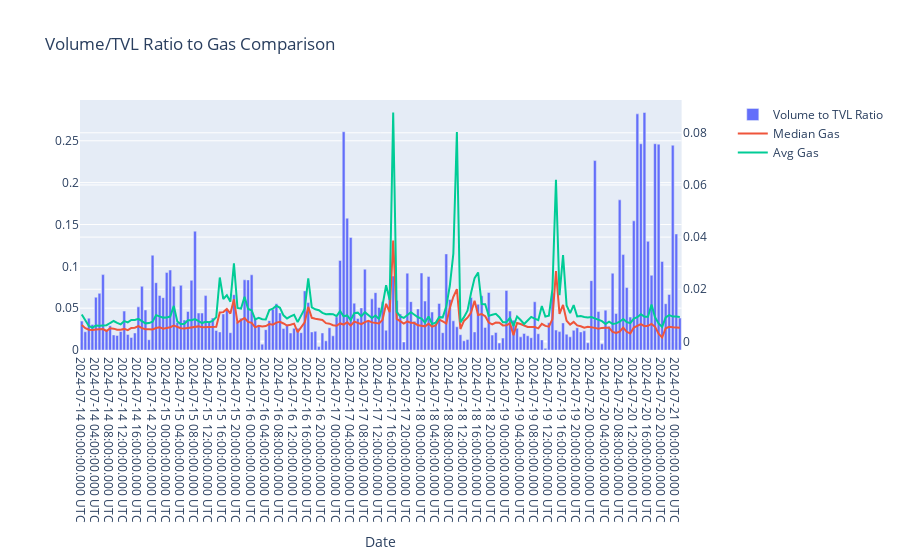

Notebook code for this chart:
### Code cell
weth_zro_gas_to_vtt_fig = make_subplots(specs=[[{"secondary_y": True}]])


weth_zro_gas_to_vtt_fig.add_trace(
    go.Bar(
        x=weth_zro_30['day'],
        y=weth_zro_30['arbitrum_volume_to_tvl'],
        name='Volume to TVL Ratio'
    ),
    secondary_y=False
)

weth_zro_gas_to_vtt_fig.add_trace(
    go.Scatter(
        x=weth_zro_30['day'],
        y=weth_zro_30['arbitrum_median_gas_usd'],
        name='Median Gas',
        mode='lines'
    ),
    secondary_y=True
)

weth_zro_gas_to_vtt_fig.add_trace(
    go.Scatter(
        x=weth_zro_30['day'],
        y=weth_zro_30['arbitrum_gas_usd_per_tx'],
        name='Avg Gas',
        mode='lines'
    ),
    secondary_y=True
)

weth_zro_gas_to_vtt_fig.update_layout(title='Volume/TVL Ratio to Gas Comparison')

weth_zro_gas_to_vtt_fig.update_xaxes(title_text="Date")

weth_zro_gas_to_vtt_fig.show()

### Figure 1 — Plotly figure (JSON) as saved in the notebook; plotly's stock layout.template omitted (floating-point values rounded to 4 significant figures; data arrays with more than 128 entries replaced by an {"elided": "..."} marker saying what was removed)
{"data": [{"name": "Volume to TVL Ratio", "type": "bar", "x": {"elided": "170 str values"}, "xaxis": "x", "y": {"elided": "170 float values"}, "yaxis": "y"}, {"mode": "lines", "name": "Median Gas", "type": "scatter", "x": {"elided": "170 str values"}, "xaxis": "x", "y": {"elided": "170 float values"}, "yaxis": "y2"}, {"mode": "lines", "name": "Avg Gas", "type": "scatter", "x": {"elided": "170 str values"}, "xaxis": "x", "y": {"elided": "170 float values"}, "yaxis": "y2"}], "layout": {"title": {"text": "Volume/TVL Ratio to Gas Comparison"}, "xaxis": {"anchor": "y", "domain": [0, 0.94], "title": {"text": "Date"}}, "yaxis": {"anchor": "x", "domain": [0, 1]}, "yaxis2": {"anchor": "x", "overlaying": "y", "side": "right"}}}
